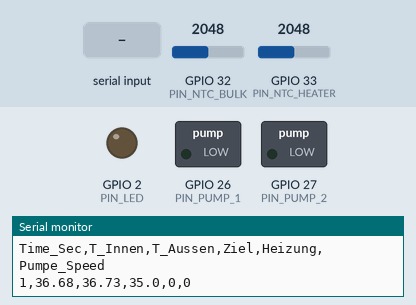
Recording of a sketch running on a simulated ESP32. Parts: switched loads named in the sketch (green lamp = pin HIGH), output pins drawn as LEDs (lit = HIGH), the last lines printed to the serial monitor. The test bench sets the inputs (shaded band); at power-on: GPIO 32 (PIN_NTC_BULK) = 2048, GPIO 33 (PIN_NTC_HEATER) = 2048 (analog values on the 0–4095 scale). Pins used as bus, display or sensor lines are not drawn. At 7.4 s the program stops and its outputs stay as they are.

Above: at 1.2 s.
1.3 s: "T 45\n" received over Serial
2.8 s: "HEAT ON\n" received over Serial
At 3.8 s:
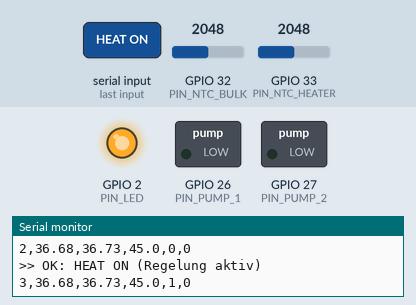
4.3 s: GPIO 32 (PIN_NTC_BULK) set to 1803
5.8 s: GPIO 32 (PIN_NTC_BULK) set to 1704
At 6.4 s:
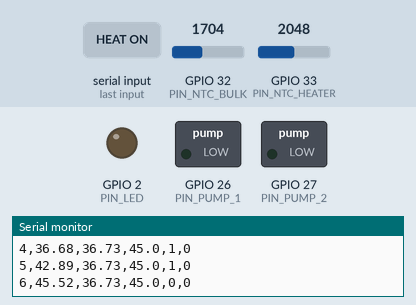
7.3 s: GPIO 33 (PIN_NTC_HEATER) set to 491
Timing chart, 0 to 8.9 s (numbered marks = the images above; inputs shaded):
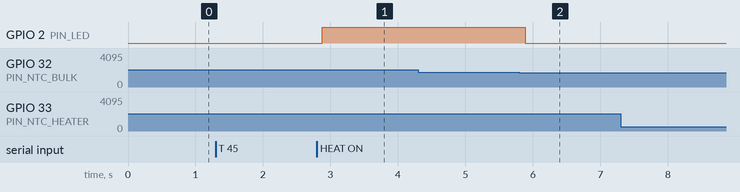

The sketch:

Barrel_Code_Command.ino
```cpp
/*
 * MASTER INTERFACE CODE v3: Bio-Heat Reactor
 * ------------------------------------------
 * COMMAND LIST:
 * - "HEAT ON"   -> Activate Heater Control
 * - "HEAT OFF"  -> Force Heater OFF
 * - "T 45"      -> Set Target Temp to 45 deg
 * - "PUMP ON"   -> Start Air Pump (4h Timer)
 * - "PUMP OFF"  -> Stop Air Pump
 * - "PUMP 80"   -> Set Pump Speed to 80%
 */

#include <Arduino.h>

// --- PINS ---
const int PIN_NTC_BULK = 32;   // Innen
const int PIN_NTC_HEATER = 33; // Aussen
const int PIN_SSR = 25;        // Heizung
const int PIN_PUMP_1 = 26;     // Pumpe A
const int PIN_PUMP_2 = 27;     // Pumpe B
const int PIN_LED = 2;         // Status LED

// --- KALIBRIERUNG (Ref 21.65 °C) ---
const float R_REF_BULK = 4639.0;
const float R_REF_HEATER = 4647.0;
const float OFFSET_BULK = -6.66;
const float OFFSET_HEATER = -6.56;
const float BETA = 3950.0;
const float R_NOMINAL = 10000.0;
const float T_NOMINAL = 298.15;

// --- EINSTELLUNGEN (Startwerte) ---
float targetTemp = 35.0;       // Standard-Startwert
int pumpSpeedPercent = 0;      // Start: Pumpe aus
bool heaterEnabled = false;    // Start: Heizung aus (Sicherheit)
bool pumpEnabled = false;      // Start: Pumpe aus

// --- SICHERHEIT ---
const float SAFETY_LIMIT = 75.0;
const float OVERSHOOT_BUFFER = 0.5; // Stoppt 0.5° vor Ziel (Anti-Overshoot)
const float HYSTERESIS = 0.2;
const unsigned long MAX_PUMP_RUNTIME = 4 * 60 * 60 * 1000UL; // 4 Stunden

// --- TIMER ---
unsigned long pumpStartTime = 0;
unsigned long lastPrintTime = 0;

void setup() {
  Serial.begin(115200);

  pinMode(PIN_SSR, OUTPUT);
  pinMode(PIN_LED, OUTPUT);
  digitalWrite(PIN_SSR, LOW);

  // Pumpe Setup (ESP32 v3.0)
  ledcAttach(PIN_PUMP_1, 5000, 8);
  ledcAttach(PIN_PUMP_2, 5000, 8);

  analogReadResolution(12);

  Serial.println("--- SYSTEM BEREIT (v3) ---");
  Serial.println("Waiting for commands...");
  Serial.println("Time_Sec,T_Innen,T_Aussen,Ziel,Heizung,Pumpe_Speed");
}

// --- Temperatur lesen ---
float getTemp(int pin, float r_ref, float offset) {
  float sum = 0; int n = 0;
  for (int i=0; i<30; i++) {
    int raw = analogRead(pin);
    if (raw > 0 && raw < 4095) {
      float r = r_ref * ((float)raw / (4095.0 - (float)raw));
      sum += r; n++;
    }
    delay(1);
  }
  if (n==0) return -999.0;
  float avg = sum/n;
  float t = 1.0 / (log(avg / R_NOMINAL) / BETA + 1.0 / T_NOMINAL);
  return (t - 273.15) + offset;
}

// --- Pumpe steuern ---
void updatePump() {
  if (pumpEnabled) {
    int pwm = map(pumpSpeedPercent, 0, 100, 0, 255);
    // Safe Start: Mindestens 40%
    if (pumpSpeedPercent > 0 && pumpSpeedPercent < 40) pwm = map(40, 0, 100, 0, 255);

    ledcWrite(PIN_PUMP_1, pwm);
    ledcWrite(PIN_PUMP_2, 0);
  } else {
    ledcWrite(PIN_PUMP_1, 0);
    ledcWrite(PIN_PUMP_2, 0);
  }
}

void loop() {
  unsigned long currentMillis = millis();

  // --- 1. BEFEHLE LESEN ---
  if (Serial.available() > 0) {
    String input = Serial.readStringUntil('\n');
    input.trim();
    input.toUpperCase(); // Alles Grossbuchstaben

    // --- HEIZUNG ---
    if (input == "HEAT ON" || input == "H ON") {
      heaterEnabled = true;
      Serial.println(">> OK: HEAT ON (Regelung aktiv)");
    }
    else if (input == "HEAT OFF" || input == "H OFF") {
      heaterEnabled = false;
      digitalWrite(PIN_SSR, LOW); // SOFORT AUS
      Serial.println(">> OK: HEAT OFF (System inaktiv)");
    }

    // --- PUMPE ---
    else if (input == "PUMP ON" || input == "START") {
      pumpEnabled = true;
      pumpStartTime = millis();
      updatePump();
      Serial.println(">> OK: PUMP ON (4h Timer Start)");
    }
    else if (input == "PUMP OFF" || input == "STOP") {
      pumpEnabled = false;
      updatePump();
      Serial.println(">> OK: PUMP OFF");
    }
    // "PUMP 50"
    else if (input.startsWith("PUMP ") || input.startsWith("P ")) {
      int spaceIndex = input.indexOf(' ');
      if (spaceIndex != -1) {
        String valStr = input.substring(spaceIndex + 1);
        pumpSpeedPercent = valStr.toInt();
        if (pumpSpeedPercent > 100) pumpSpeedPercent = 100;
        if (pumpSpeedPercent < 0) pumpSpeedPercent = 0;

        if (pumpEnabled) updatePump();

        Serial.print(">> OK: PUMP SPEED ");
        Serial.print(pumpSpeedPercent); Serial.println("%");
      }
    }

     else if (input.startsWith("T")) {
      String valStr = (input.startsWith("T ")) ? input.substring(2) : input.substring(1);
      float newT = valStr.toFloat();
      if (newT > 0 && newT < 80) {
        targetTemp = newT;
        Serial.print(">> OK: TARGET TEMP SET TO "); Serial.println(targetTemp);
      }
    }
  }

  // --- 2. MESSEN ---
  float tBulk = getTemp(PIN_NTC_BULK, R_REF_BULK, OFFSET_BULK);
  float tHeater = getTemp(PIN_NTC_HEATER, R_REF_HEATER, OFFSET_HEATER);

  // --- 3. SICHERHEIT ---
  if (tBulk > SAFETY_LIMIT || tHeater > SAFETY_LIMIT) {
    heaterEnabled = false; pumpEnabled = false;
    digitalWrite(PIN_SSR, LOW); updatePump();
    Serial.println("!!! ALARM: UEBERHITZUNG !!!");
    while(1);
  }

  // 4h Timer
  if (pumpEnabled && (currentMillis - pumpStartTime > MAX_PUMP_RUNTIME)) {
    pumpEnabled = false;
    updatePump();
    Serial.println(">> INFO: 4h Limit. Pumpe STOP.");
  }

  // --- 4. REGELUNG ---
  bool ssrState = false;
  if (heaterEnabled) {
    float maxTemp = (tBulk > tHeater) ? tBulk : tHeater;
    float stopTemp = targetTemp - OVERSHOOT_BUFFER;

    if (maxTemp < (stopTemp - HYSTERESIS)) {
      digitalWrite(PIN_SSR, HIGH);
      ssrState = true;
    } else if (maxTemp > stopTemp) {
      digitalWrite(PIN_SSR, LOW);
      ssrState = false;
    } else {
      ssrState = digitalRead(PIN_SSR);
    }
  } else {
    digitalWrite(PIN_SSR, LOW); // HEAT OFF -> Zwangsaus
    ssrState = false;
  }

  digitalWrite(PIN_LED, ssrState ? HIGH : LOW);

  // --- 5. CSV OUTPUT ---
  if (currentMillis - lastPrintTime >= 1000) {
    lastPrintTime = currentMillis;
    Serial.print(currentMillis / 1000); Serial.print(",");
    Serial.print(tBulk, 2); Serial.print(",");
    Serial.print(tHeater, 2); Serial.print(",");
    Serial.print(targetTemp, 1); Serial.print(",");
    Serial.print(ssrState ? 1 : 0); Serial.print(",");
    Serial.println(pumpEnabled ? pumpSpeedPercent : 0);
  }
}// --- TEMPERATUR ("T 40") ---
   
```

Measured:
- the behaviour switches between 1743 and 1742 on GPIO 32 (PIN_NTC_BULK) (found by bisection; images 1 and 2)
- after the input at 2.8 s, GPIO 2 (PIN_LED): LOW → HIGH after 0.08 s
- after the input at 5.8 s, GPIO 2 (PIN_LED): HIGH → LOW after 0.09 s
